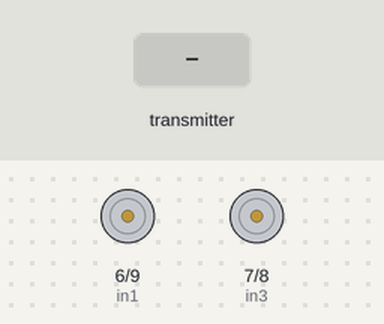
This sketch was run on a simulated Arduino Uno, built with avr-gcc and run on an emulated ATmega328P. Shown: motor-driver pin pairs drawn as motors (green arrow = first pin HIGH = forward, orange = second pin HIGH = backward, longer = more drive, scaled by the enable pin). Inputs (shaded band) come from the test bench. No radio packets arrive unless stated.

Above: at 1.2 s.
1.3 s: the transmitter starts sending j1 = 0
At 2.5 s:
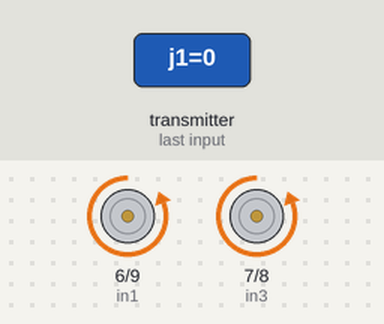
2.8 s: the transmitter starts sending j2 = 0
At 3.7 s:
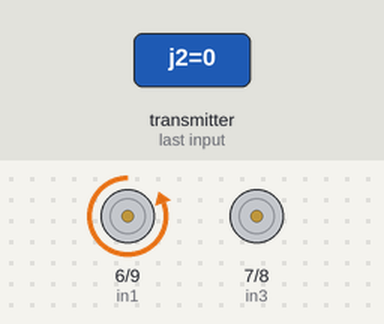
4.3 s: the transmitter starts sending j1 = 1023
At 4.9 s:
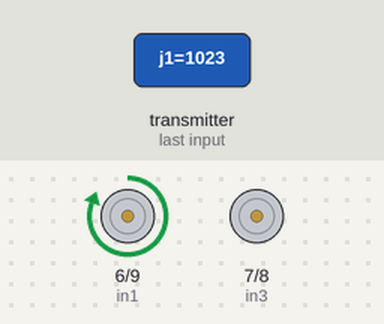
5.8 s: the transmitter starts sending j2 = 512
At 7.0 s:
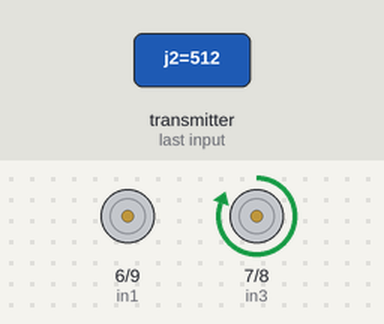
7.3 s: the transmitter starts sending j1 = 256
At 8.3 s:
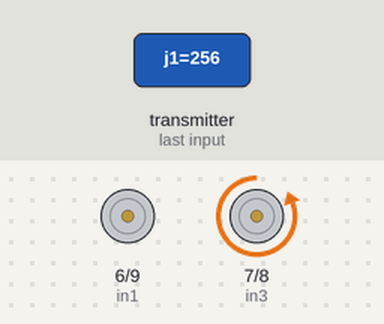
8.8 s: the transmitter starts sending j2 = 256
At 9.5 s:
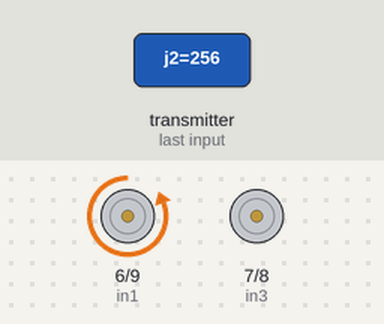
Timing chart, 0 to 11.3 s (numbered marks = the images above; inputs shaded):
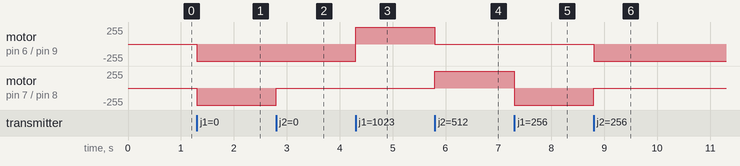

The sketch:

RX_CAR_2.0.ino
```cpp
#include <SPI.h>
#include <nRF24L01.h>
#include <RF24.h>

const byte bind [6] = "00001";
RF24 radio (2, 4);

int enA = 5;
int in1 = 6;
int in2 = 9;
int in3 = 7;
int in4 = 8;
int enB = 10;

unsigned long lastReceiveTime = 0;
unsigned long currentTime = 0;

struct Data_Package {
  int j1;
  int j2;
};

Data_Package data;

int steering, throttle;
int motorspeedA = 0;
int motorspeedB = 0;

void setup() {
  radio.begin ();
  radio.openReadingPipe (0, bind);
  radio.setAutoAck (false);
  radio.setDataRate (RF24_250KBPS);
  radio.setPALevel (RF24_PA_MIN);
  radio.startListening ();

  //initial value
  data.j1 = 518;
  data.j2 = 503;

  pinMode (enA, OUTPUT);
  pinMode (enB, OUTPUT);
  pinMode (in1, OUTPUT);
  pinMode (in2, OUTPUT);
  pinMode (in3, OUTPUT);
  pinMode (in4, OUTPUT);
}

void loop() {

  if (radio.available()) {
    radio.read (&data, sizeof (Data_Package));
    lastReceiveTime = millis ();
  }

  currentTime = millis ();
  if (currentTime - lastReceiveTime > 1000) {
    data.j1 = 518;
    data.j2 = 503;
    digitalWrite (in1, LOW);
    digitalWrite (in2, LOW);
    digitalWrite (in3, LOW);
    digitalWrite (in4, LOW);
  }

  throttle = data.j1;
  steering = data.j2;

  //front
  if (throttle  > 518) {
    digitalWrite (in1, HIGH);
    digitalWrite (in2, LOW);
    digitalWrite (in3, HIGH);
    digitalWrite (in4, LOW);
    motorspeedA = map(throttle, 518, 1023, 85, 255);
    motorspeedB = map(throttle, 518, 1023, 85, 255);
  }

  //back
  else if (throttle < 518) {
    digitalWrite (in1, LOW);
    digitalWrite (in2, HIGH);
    digitalWrite (in3, LOW);
    digitalWrite (in4, HIGH);
    motorspeedA = map(throttle, 518, 0, 85, 255);
    motorspeedB = map(throttle, 518, 0, 85, 255);
  }

  else {
    digitalWrite (in1, LOW);
    digitalWrite (in2, LOW);
    digitalWrite (in3, LOW);
    digitalWrite (in4, LOW);
    motorspeedA = 0;
    motorspeedB = 0;
  }

  //right
  if (steering < 503) {
    int r_mapped = (503, 0, 0, 255);
    motorspeedA = motorspeedA + r_mapped;
    motorspeedB = motorspeedB - r_mapped;

    if (motorspeedA > 255) {
      motorspeedA = 255;
    }

    if (motorspeedB < 0) {
      motorspeedB = 0;
    }
  }

  //left
  else if (steering > 503) {
    int l_mapped = (503, 1023, 0, 255);
    motorspeedA = motorspeedA - l_mapped;
    motorspeedB = motorspeedB + l_mapped;

    if (motorspeedA < 0) {
      motorspeedA = 0;
    }

    if (motorspeedB > 255) {
      motorspeedB = 255;
    }
  }

  if (motorspeedA < 85) {
    motorspeedA = 0;
  }

  if (motorspeedB < 85) {
    motorspeedB = 0;
  }

  analogWrite (enA, motorspeedA);
  analogWrite (enB, motorspeedB);

}
```

Measured:
- after the input at 1.3 s, motor on pin 6 (in1) / pin 9 (in2), motor on pin 7 (in3) / pin 8 (in4): stopped → backward 255/255 at once
- after the input at 2.8 s, motor on pin 7 (in3) / pin 8 (in4): backward 255/255 → stopped at once
- after the input at 4.3 s, motor on pin 6 (in1) / pin 9 (in2): backward 255/255 → forward 255/255 at once
- after the input at 5.8 s, motor on pin 6 (in1) / pin 9 (in2): forward 255/255 → stopped at once; motor on pin 7 (in3) / pin 8 (in4): stopped → forward 255/255 at once
- after the input at 7.3 s, motor on pin 7 (in3) / pin 8 (in4): forward 255/255 → backward 255/255 at once
- after the input at 8.8 s, motor on pin 6 (in1) / pin 9 (in2): stopped → backward 255/255 at once; motor on pin 7 (in3) / pin 8 (in4): backward 255/255 → stopped at once
